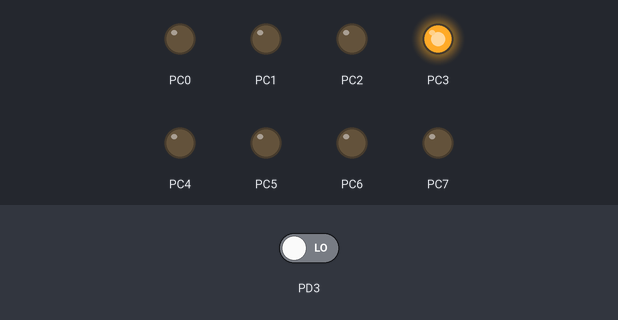
Simulated run of this program. Board: ATmega16, built with avr-gcc and emulated at 1 MHz. Parts: output pins drawn as LEDs (lit = HIGH). Inputs (shaded band) come from the test bench; at power-on: PD3 LOW.

Above: at 1.2 s.
1.3 s: PD3 driven HIGH
At 2.0 s:
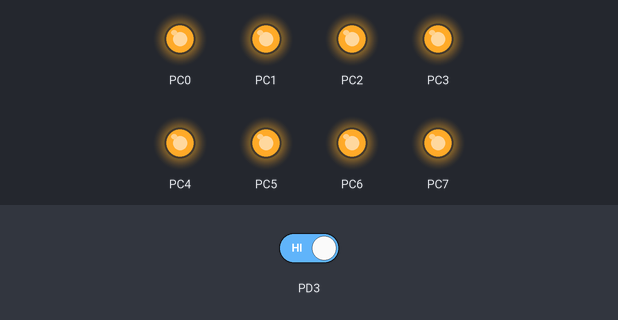
At 2.5 s:
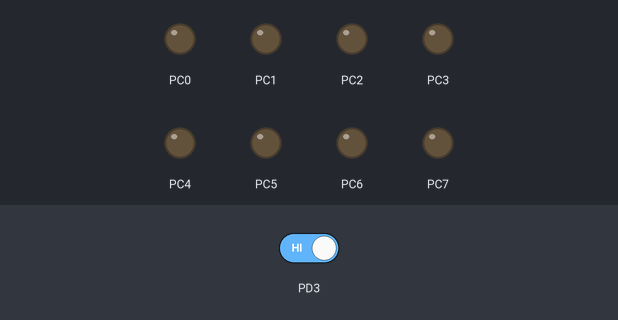
Timing chart, 0 to 13.3 s (numbered marks = the images above; inputs shaded):
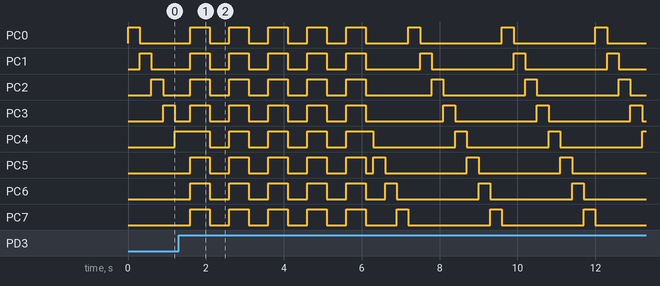

The program:

main.c
```c
/*
 * (PDF.3)ATMEGA16_EXERCISE-2.c
 *
 * Created: 14-Aug-20 3:51:51 AM
 * Author : mohab
 */


#include <avr/io.h>
#include <avr/interrupt.h>
#include <stdint.h>

#ifndef F_CPU
#define F_CPU 1000000
#endif

#include <util/delay.h>

ISR(INT1_vect)
{
	uint8_t temp=PORTC;
	if ((PIND&(1<<PD3)))
	{
		_delay_ms(300);		//switch bounce counter
		PORTC=0xff;
		for(uint8_t i=0;i<9;i++)
		{
			_delay_ms(500);
			PORTC^=0xff;
		}
	}
	PORTC=temp;
}


int main(void)
{
	DDRC|=0xff;				//set port C as output
	DDRD&=(~(1<<PD3));		//set pin 3 in port D as input

	sei();					//enable I-bit in status register
	GICR|=(1<<INT1);		//enable INT1 interrupt in global register
	MCUCR|=(1<<ISC10);		//set it to high level

    while (1)
    {
		PORTC|=(1<<PC0);
		for(uint8_t i=0;i<8;i++)
		{
			_delay_ms(300);
			PORTC<<=1;
		}
    }
}
```

Measured:
- by itself, PC6: repeats every 2.4 s: HIGH 0.30 s, LOW 2.1 s
